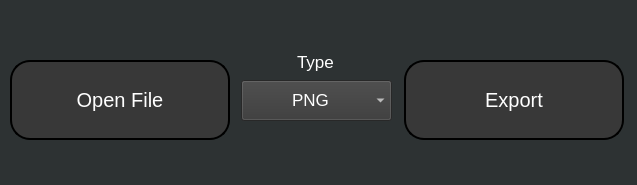
<?xml version="1.0" encoding="UTF-8"?>
<ui version="4.0">
 <class>MainWindow</class>
 <widget class="QMainWindow" name="MainWindow">
  <property name="geometry">
   <rect>
    <x>0</x>
    <y>0</y>
    <width>637</width>
    <height>185</height>
   </rect>
  </property>
  <property name="windowTitle">
   <string>Image Converter</string>
  </property>
  <property name="styleSheet">
   <string notr="true">background-color: #2d3233;</string>
  </property>
  <widget class="QWidget" name="centralwidget">
   <widget class="QPushButton" name="openBtn">
    <property name="geometry">
     <rect>
      <x>10</x>
      <y>60</y>
      <width>220</width>
      <height>80</height>
     </rect>
    </property>
    <property name="font">
     <font>
      <pointsize>15</pointsize>
     </font>
    </property>
    <property name="cursor">
     <cursorShape>PointingHandCursor</cursorShape>
    </property>
    <property name="styleSheet">
     <string notr="true">color: white;
background-color:  #383838;
border: 1.5px solid black;
border-radius: 20px;</string>
    </property>
    <property name="text">
     <string>Open File</string>
    </property>
   </widget>
   <widget class="QPushButton" name="exportBtn">
    <property name="geometry">
     <rect>
      <x>404</x>
      <y>60</y>
      <width>220</width>
      <height>80</height>
     </rect>
    </property>
    <property name="font">
     <font>
      <pointsize>15</pointsize>
     </font>
    </property>
    <property name="cursor">
     <cursorShape>PointingHandCursor</cursorShape>
    </property>
    <property name="styleSheet">
     <string notr="true">color: white;
background-color:  #383838;
border: 1.5px solid black;
border-radius: 20px;</string>
    </property>
    <property name="text">
     <string>Export</string>
    </property>
   </widget>
   <widget class="QComboBox" name="typeComboBox">
    <property name="geometry">
     <rect>
      <x>241</x>
      <y>80</y>
      <width>151</width>
      <height>41</height>
     </rect>
    </property>
    <property name="font">
     <font>
      <pointsize>13</pointsize>
     </font>
    </property>
    <property name="styleSheet">
     <string notr="true">*{
	color: white;
	background-color:  #383838;
}

QComboBox{
	padding: 0px 0px 1.5px 50px;
}</string>
    </property>
    <item>
     <property name="text">
      <string>PNG</string>
     </property>
    </item>
    <item>
     <property name="text">
      <string>JPEG</string>
     </property>
    </item>
    <item>
     <property name="text">
      <string>WEBP</string>
     </property>
    </item>
   </widget>
   <widget class="QLabel" name="label">
    <property name="geometry">
     <rect>
      <x>297</x>
      <y>50</y>
      <width>38</width>
      <height>24</height>
     </rect>
    </property>
    <property name="font">
     <font>
      <pointsize>13</pointsize>
     </font>
    </property>
    <property name="styleSheet">
     <string notr="true">color: white;</string>
    </property>
    <property name="text">
     <string>Type</string>
    </property>
   </widget>
  </widget>
 </widget>
 <resources/>
 <connections/>
</ui>
